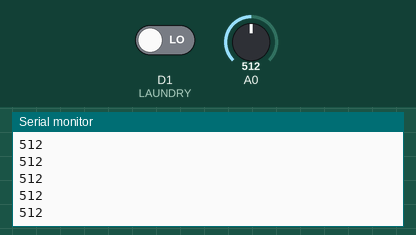
A sketch run on a simulated ESP8266 (NodeMCU). On the bench: the last lines printed to the serial monitor. The test bench sets the inputs (shaded band); at power-on: A0 = 512, D1 (LAUNDRY) LOW. WiFi joins after 1.5 s; servers stay silent unless stated; uploads are accepted with an empty reply.

Above: at 2.7 s.
2.8 s: A0 set to 716
At 2.82 s:
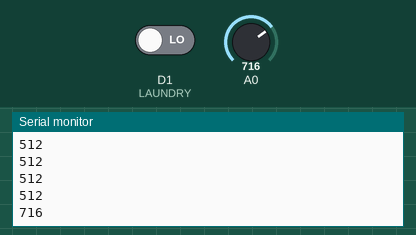
4.3 s: A0 set to 900
At 4.34 s:
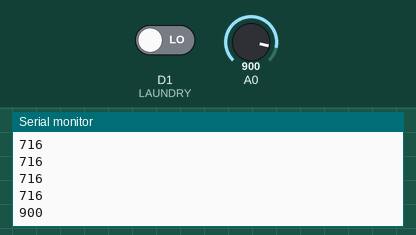
Timing chart, 0 to 7.3 s (numbered marks = the images above; inputs shaded):
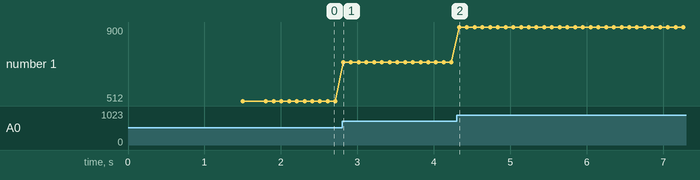

Measured:
- after the input at 2.8 s, the serial monitor: prints a new line at once (image 1)
- after the input at 4.3 s, the serial monitor: prints a new line at once (image 2)
- plotted number 1: 512 → 716 after the input at 2.8 s, 716 → 900 after the input at 4.3 s

The sketch:

Smart_Home_Automation_Child.ino
```cpp
#include <Arduino.h>
#include <ESP8266WiFi.h>
#include <ESP8266HTTPClient.h>
#include <WiFiClient.h>

const char *ssid = "POCO M3";
const char *password = "********";

String serverName = "http://homeconnect.local:80/update?";

void httpGETRequest(const char *path);

unsigned long lastTime = 0;
unsigned long timerDelay = 100;

#define LAUNDRY D1
#define LAUNDRY_IDEL_TIME 5000 // 60 seconds of no vibration to consider laundry done

uint32_t lastVibrationTime = 0;
bool laundryRunning = false;
uint8_t vibrationValue;

uint16_t laserValue;
bool securityBreach = false;

void setup()
{
  Serial.begin(115200);

  WiFi.begin(ssid, password);
  Serial.println("Connecting");
  while (WiFi.status() != WL_CONNECTED)
  {
    delay(500);
    Serial.print(".");
  }
  Serial.println("");
  Serial.print("Connected to WiFi network with IP Address: ");
  Serial.println(WiFi.localIP());

  pinMode(LAUNDRY, INPUT);
}

void loop()
{
  if ((millis() - lastTime) > timerDelay)
  {
    laserValue = analogRead(A0);
    Serial.println(laserValue);
    if(!securityBreach && laserValue > 300){
      securityBreach = true;
      httpGETRequest("securityBreach=1");
    }
    else if(securityBreach && laserValue < 300){
      securityBreach = false;
      httpGETRequest("securityBreach=0");
    }
    vibrationValue = digitalRead(LAUNDRY);
    // Serial.println(vibrationValue);

    if (vibrationValue == 1)
    {
      lastVibrationTime = millis();
      if (!laundryRunning)
      {
        laundryRunning = true;
        httpGETRequest("laundry=1");
        // Serial.println("Laundry cycle started!");
      }
    }

    if (laundryRunning && (millis() - lastVibrationTime > LAUNDRY_IDEL_TIME))
    {
      laundryRunning = false;
      httpGETRequest("laundry=0");
      // Serial.println("Laundry cycle completed!");
    }
    lastTime = millis();
  }
}

void httpGETRequest(const char *path)
{
  if (WiFi.status() == WL_CONNECTED)
  {
    WiFiClient client;
    HTTPClient http;

    String serverPath = serverName + path;

    http.begin(client, serverPath.c_str());

    int httpResponseCode = http.GET();

    if (httpResponseCode > 0)
    {
      Serial.print("HTTP Response code: ");
      Serial.println(httpResponseCode);
      String payload = http.getString();
      Serial.println(payload);
    }
    else
    {
      Serial.print("Error code: ");
      Serial.println(httpResponseCode);
    }
    http.end();
  }
  else
  {
    Serial.println("WiFi Disconnected");
  }
}
```
